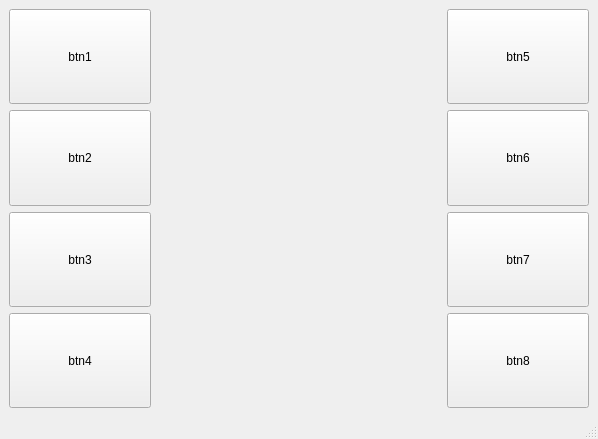
<?xml version="1.0" encoding="UTF-8"?>
<ui version="4.0">
 <class>MainWindow</class>
 <widget class="QMainWindow" name="MainWindow">
  <property name="geometry">
   <rect>
    <x>0</x>
    <y>0</y>
    <width>598</width>
    <height>439</height>
   </rect>
  </property>
  <property name="windowTitle">
   <string>MainWindow</string>
  </property>
  <widget class="QWidget" name="centralwidget">
   <layout class="QGridLayout" name="gridLayout_2">
    <item row="0" column="0">
     <layout class="QGridLayout" name="gridLayout" columnstretch="2,4,2">
      <item row="0" column="1">
       <layout class="QVBoxLayout" name="verticalLayout_3" stretch="9,1">
        <item>
         <widget class="QLabel" name="labelDraw">
          <property name="text">
           <string/>
          </property>
         </widget>
        </item>
        <item>
         <widget class="QLabel" name="labelBtnInfo">
          <property name="font">
           <font>
            <pointsize>12</pointsize>
           </font>
          </property>
          <property name="text">
           <string/>
          </property>
         </widget>
        </item>
       </layout>
      </item>
      <item row="0" column="0">
       <layout class="QVBoxLayout" name="verticalLayout">
        <item>
         <widget class="QPushButton" name="btn1">
          <property name="sizePolicy">
           <sizepolicy hsizetype="Preferred" vsizetype="Preferred">
            <horstretch>0</horstretch>
            <verstretch>0</verstretch>
           </sizepolicy>
          </property>
          <property name="text">
           <string>btn1</string>
          </property>
         </widget>
        </item>
        <item>
         <widget class="QPushButton" name="btn2">
          <property name="sizePolicy">
           <sizepolicy hsizetype="Preferred" vsizetype="Preferred">
            <horstretch>0</horstretch>
            <verstretch>0</verstretch>
           </sizepolicy>
          </property>
          <property name="text">
           <string>btn2</string>
          </property>
         </widget>
        </item>
        <item>
         <widget class="QPushButton" name="btn3">
          <property name="sizePolicy">
           <sizepolicy hsizetype="Preferred" vsizetype="Preferred">
            <horstretch>0</horstretch>
            <verstretch>0</verstretch>
           </sizepolicy>
          </property>
          <property name="text">
           <string>btn3</string>
          </property>
         </widget>
        </item>
        <item>
         <widget class="QPushButton" name="btn4">
          <property name="sizePolicy">
           <sizepolicy hsizetype="Preferred" vsizetype="Preferred">
            <horstretch>0</horstretch>
            <verstretch>0</verstretch>
           </sizepolicy>
          </property>
          <property name="text">
           <string>btn4</string>
          </property>
         </widget>
        </item>
       </layout>
      </item>
      <item row="0" column="2">
       <layout class="QVBoxLayout" name="verticalLayout_2">
        <item>
         <widget class="QPushButton" name="btn5">
          <property name="sizePolicy">
           <sizepolicy hsizetype="Preferred" vsizetype="Preferred">
            <horstretch>0</horstretch>
            <verstretch>0</verstretch>
           </sizepolicy>
          </property>
          <property name="text">
           <string>btn5</string>
          </property>
         </widget>
        </item>
        <item>
         <widget class="QPushButton" name="btn6">
          <property name="sizePolicy">
           <sizepolicy hsizetype="Preferred" vsizetype="Preferred">
            <horstretch>0</horstretch>
            <verstretch>0</verstretch>
           </sizepolicy>
          </property>
          <property name="text">
           <string>btn6</string>
          </property>
         </widget>
        </item>
        <item>
         <widget class="QPushButton" name="btn7">
          <property name="sizePolicy">
           <sizepolicy hsizetype="Preferred" vsizetype="Preferred">
            <horstretch>0</horstretch>
            <verstretch>0</verstretch>
           </sizepolicy>
          </property>
          <property name="text">
           <string>btn7</string>
          </property>
         </widget>
        </item>
        <item>
         <widget class="QPushButton" name="btn8">
          <property name="sizePolicy">
           <sizepolicy hsizetype="Preferred" vsizetype="Preferred">
            <horstretch>0</horstretch>
            <verstretch>0</verstretch>
           </sizepolicy>
          </property>
          <property name="text">
           <string>btn8</string>
          </property>
         </widget>
        </item>
       </layout>
      </item>
     </layout>
    </item>
   </layout>
  </widget>
  <widget class="QMenuBar" name="menubar">
   <property name="geometry">
    <rect>
     <x>0</x>
     <y>0</y>
     <width>598</width>
     <height>23</height>
    </rect>
   </property>
  </widget>
  <widget class="QStatusBar" name="statusbar"/>
 </widget>
 <resources/>
 <connections/>
</ui>
